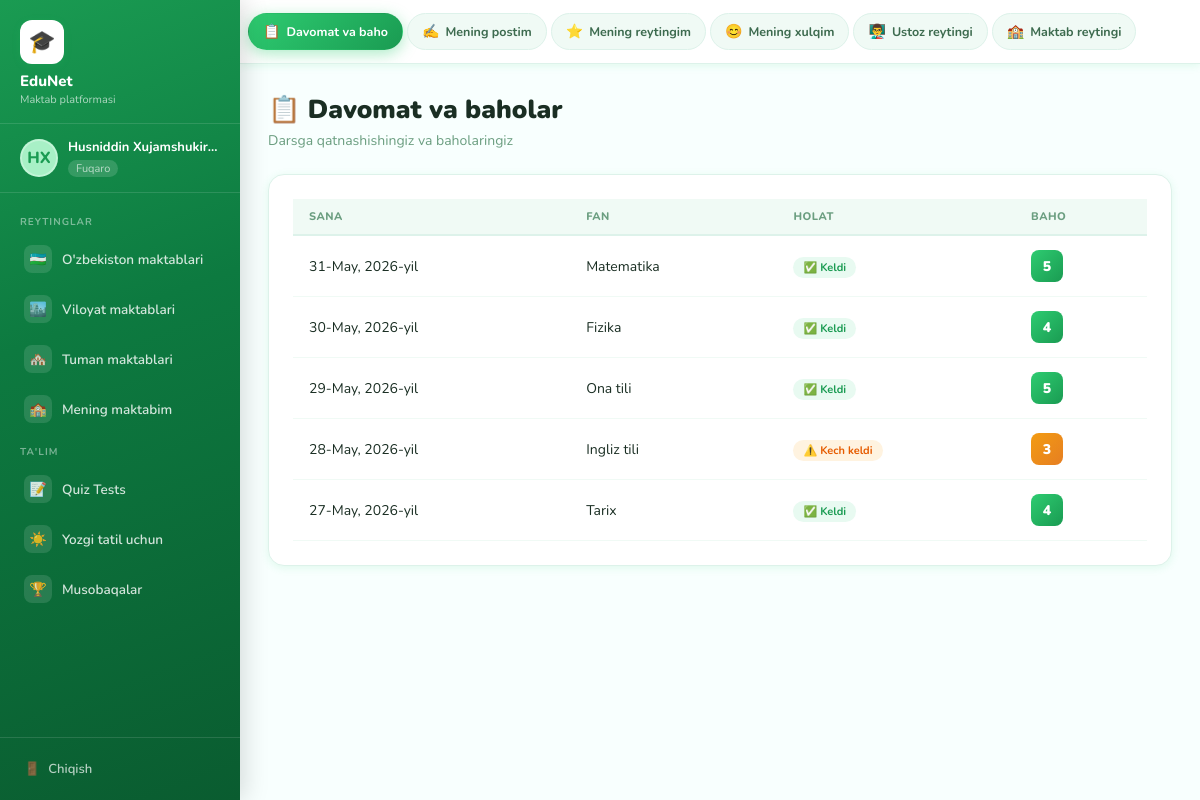
Page /davomat/ (signed in) on the committed database.
### accounts/models.py (models this page shows, shortened)
class CustomUser(AbstractUser):
    rol = models.CharField(max_length=20, choices=ROL_CHOICES, default='oquvchi')
    viloyat = models.CharField(max_length=50, choices=VILOYATLAR, blank=True)
    tuman = models.CharField(max_length=100, blank=True)
    maktab_raqam = models.CharField(max_length=20, blank=True)
    sinf = models.IntegerField(null=True, blank=True)
    avatar = models.ImageField(upload_to='avatars/', blank=True, null=True)
    reyting = models.FloatField(default=0.0)
    created_at = models.DateTimeField(auto_now_add=True)

### main/views.py (the view)
# urls.py: path('davomat/', views.davomat_baho, name='davomat_baho'),
@login_required
def davomat_baho(request):
    user = request.user
    davomatlar = Davomat.objects.filter(oquvchi=user).order_by('-sana')[:30]
    demo = []
    from datetime import date, timedelta
    fanlar = ['matematika', 'fizika', 'ona_tili', 'ingliz_tili', 'tarix']
    holat_list = ['keldi', 'keldi', 'keldi', 'kech_keldi', 'keldi']
    for i, (f, h) in enumerate(zip(fanlar, holat_list)):
        demo.append({
            'sana': date.today() - timedelta(days=i),
            'fan': dict(FAN_CHOICES).get(f, f),
            'holat': h,
            'baho': [5, 4, 5, 3, 4][i],
        })
    return render(request, 'main/davomat_baho.html', {
        'davomatlar': davomatlar if davomatlar.exists() else demo
    })

### templates/main/davomat_baho.html (shortened to what this page needs)
{% extends 'dashboard_base.html' %}
{% block content %}
<div class="page-header">
  <h1>📋 Davomat va baholar</h1>
  <p>Darsga qatnashishingiz va baholaringiz</p>
</div>
<div class="card">
  <table class="reyting-table">
    <thead><tr><th>Sana</th><th>Fan</th><th>Holat</th><th>Baho</th></tr></thead>
    <tbody>
      {% for d in davomatlar %}
      <tr>
        <td>{{ d.sana }}</td>
        <td>{{ d.fan }}</td>
        <td>
          {% if d.holat == 'keldi' %}<span class="badge badge-green">✅ Keldi</span>
          {% elif d.holat == 'kelmadi' %}<span class="badge badge-red">❌ Kelmadi</span>
          {% elif d.holat == 'kech_keldi' %}<span class="badge badge-orange">⚠️ Kech keldi</span>
          {% else %}<span class="badge badge-blue">📋 Sababli</span>{% endif %}
        </td>
        <td>
          {% if d.baho %}
          <div style="display:flex;align-items:center;gap:6px">
            <div style="width:32px;height:32px;background:{% if d.baho >= 4 %}linear-gradient(135deg,#2ecc71,#1a9b52){% elif d.baho == 3 %}linear-gradient(135deg,#f39c12,#e67e22){% else %}linear-gradient(135deg,#e74c3c,#c0392b){% endif %};color:white;border-radius:8px;display:flex;align-items:center;justify-content:center;font-weight:900;font-size:14px">{{ d.baho }}</div>
          </div>
          {% else %}—{% endif %}
        </td>
      </tr>
      {% endfor %}
    </tbody>
  </table>
</div>
{% endblock %}

### templates/dashboard_base.html
{% extends 'base.html' %}
{% load static %}
{% block body %}
<div class="app-layout">
  <aside class="sidebar">
    <div class="sidebar-logo">
      <div class="logo-icon">🎓</div>
      <h2>EduNet</h2>
      <p>Maktab platformasi</p>
    </div>
    <div class="sidebar-user">
      <div class="avatar">{{ request.user.first_name|first|upper }}{{ request.user.last_name|first|upper }}</div>
      <div class="user-info">
        <div class="name">{{ request.user.get_full_name|default:request.user.username }}</div>
        <span class="rol">{{ request.user.get_rol_display }}</span>
      </div>
    </div>
    <nav class="sidebar-nav">
      <div class="nav-label">Reytinglar</div>
      <a href="{% url 'uzbekiston_maktablari' %}" class="{% if request.resolver_match.url_name == 'uzbekiston_maktablari' %}active{% endif %}">
        <span class="nav-icon">🇺🇿</span> O'zbekiston maktablari
      </a>
      <a href="{% url 'viloyat_maktablari' %}" class="{% if request.resolver_match.url_name == 'viloyat_maktablari' %}active{% endif %}">
        <span class="nav-icon">🏙️</span> Viloyat maktablari
      </a>
      <a href="{% url 'tuman_maktablari' %}" class="{% if request.resolver_match.url_name == 'tuman_maktablari' %}active{% endif %}">
        <span class="nav-icon">🏘️</span> Tuman maktablari
      </a>
      <a href="{% url 'mening_maktabim' %}" class="{% if request.resolver_match.url_name == 'mening_maktabim' %}active{% endif %}">
        <span class="nav-icon">🏫</span> Mening maktabim
      </a>
      <div class="nav-label">Ta'lim</div>
      <a href="{% url 'quiz_tests' %}" class="{% if request.resolver_match.url_name == 'quiz_tests' %}active{% endif %}">
        <span class="nav-icon">📝</span> Quiz Tests
      </a>
      <a href="{% url 'yozgi_tatil' %}" class="{% if request.resolver_match.url_name == 'yozgi_tatil' %}active{% endif %}">
        <span class="nav-icon">☀️</span> Yozgi tatil uchun
      </a>
      <a href="{% url 'musobaqalar' %}" class="{% if request.resolver_match.url_name == 'musobaqalar' %}active{% endif %}">
        <span class="nav-icon">🏆</span> Musobaqalar
      </a>
    </nav>
    <div class="sidebar-bottom">
      <a href="{% url 'logout' %}">
        <span>🚪</span> Chiqish
      </a>
    </div>
  </aside>
  <div class="main-wrapper">
    <header class="topbar">
      <a href="{% url 'davomat_baho' %}" class="top-btn {% if request.resolver_match.url_name == 'davomat_baho' %}active{% endif %}">
        <span class="btn-icon">📋</span> Davomat va baho
      </a>
      <a href="{% url 'mening_postim' %}" class="top-btn {% if request.resolver_match.url_name == 'mening_postim' %}active{% endif %}">
        <span class="btn-icon">✍️</span> Mening postim
      </a>
      <a href="{% url 'mening_reytingim' %}" class="top-btn {% if request.resolver_match.url_name == 'mening_reytingim' %}active{% endif %}">
        <span class="btn-icon">⭐</span> Mening reytingim
      </a>
      <a href="{% url 'mening_xulqim' %}" class="top-btn {% if request.resolver_match.url_name == 'mening_xulqim' %}active{% endif %}">
        <span class="btn-icon">😊</span> Mening xulqim
      </a>
      <a href="{% url 'ustoz_reytingi' %}" class="top-btn {% if request.resolver_match.url_name == 'ustoz_reytingi' %}active{% endif %}">
        <span class="btn-icon">👨‍🏫</span> Ustoz reytingi
      </a>
      <a href="{% url 'maktab_reytingi' %}" class="top-btn {% if request.resolver_match.url_name == 'maktab_reytingi' %}active{% endif %}">
        <span class="btn-icon">🏫</span> Maktab reytingi
      </a>
    </header>
    <main class="page-content">
      {% block content %}{% endblock %}
    </main>
  </div>
</div>
{% endblock %}

### rows in the picture
CustomUser: user.first_name|first "H", user.last_name|first "X", user.get_full_name "Husniddin Xujamshukir…", user.rol "Fuqaro"

### other values in the picture
{{ d.sana }} "31-May, 2026-yil" "30-May, 2026-yil" "29-May, 2026-yil" "28-May, 2026-yil" "27-May, 2026-yil"
{{ d.fan }} "Matematika" "Fizika" "Ona tili" "Ingliz tili" "Tarix"
{{ d.baho }} "5" "4" "5" "3" "4"
